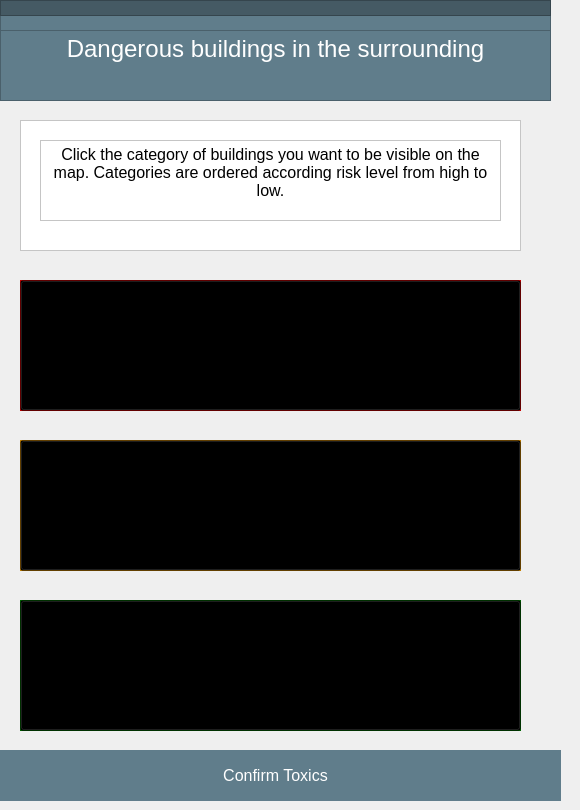
   <widget class="QWidget" name="tabToxics">
    <property name="styleSheet">
     <string notr="true"/>
    </property>
    <attribute name="title">
     <string>Toxics</string>
    </attribute>
    <widget class="QPushButton" name="buttonConfirmToxics">
     <property name="geometry">
      <rect>
       <x>-10</x>
       <y>750</y>
       <width>571</width>
       <height>51</height>
      </rect>
     </property>
     <property name="font">
      <font>
       <pointsize>12</pointsize>
      </font>
     </property>
     <property name="styleSheet">
      <string notr="true">border:0pt; background-color:#607D8B; color:white;</string>
     </property>
     <property name="text">
      <string>Confirm Toxics</string>
     </property>
    </widget>
    <widget class="QFrame" name="frame_7">
     <property name="geometry">
      <rect>
       <x>0</x>
       <y>0</y>
       <width>551</width>
       <height>101</height>
      </rect>
     </property>
     <property name="styleSheet">
      <string notr="true">background-color:#607D8B</string>
     </property>
     <property name="frameShape">
      <enum>QFrame::StyledPanel</enum>
     </property>
     <property name="frameShadow">
      <enum>QFrame::Raised</enum>
     </property>
     <widget class="QFrame" name="frame_8">
      <property name="geometry">
       <rect>
        <x>0</x>
        <y>0</y>
        <width>551</width>
        <height>16</height>
       </rect>
      </property>
      <property name="styleSheet">
       <string notr="true">background-color: #455A64</string>
      </property>
      <property name="frameShape">
       <enum>QFrame::StyledPanel</enum>
      </property>
      <property name="frameShadow">
       <enum>QFrame::Raised</enum>
      </property>
     </widget>
     <widget class="QTextEdit" name="textEdit_3">
      <property name="geometry">
       <rect>
        <x>0</x>
        <y>30</y>
        <width>551</width>
        <height>71</height>
       </rect>
      </property>
      <property name="styleSheet">
       <string notr="true">; background-color:#607D8B; color:white</string>
      </property>
      <property name="html">
       <string>&lt;!DOCTYPE HTML PUBLIC &quot;-//W3C//DTD HTML 4.0//EN&quot; &quot;http://www.w3.org/TR/REC-html40/strict.dtd&quot;&gt;
&lt;html&gt;&lt;head&gt;&lt;meta name=&quot;qrichtext&quot; content=&quot;1&quot; /&gt;&lt;style type=&quot;text/css&quot;&gt;
p, li { white-space: pre-wrap; }
&lt;/style&gt;&lt;/head&gt;&lt;body style=&quot; font-family:'MS Shell Dlg 2'; font-size:7.5pt; font-weight:400; font-style:normal;&quot;&gt;
&lt;p align=&quot;center&quot; style=&quot; margin-top:0px; margin-bottom:0px; margin-left:0px; margin-right:0px; -qt-block-indent:0; text-indent:0px;&quot;&gt;&lt;span style=&quot; font-size:18pt;&quot;&gt;Dangerous buildings in the surrounding&lt;/span&gt;&lt;/p&gt;&lt;/body&gt;&lt;/html&gt;</string>
      </property>
     </widget>
    </widget>
    <widget class="QPushButton" name="buttonSelectVeryToxic">
     <property name="geometry">
      <rect>
       <x>20</x>
       <y>280</y>
       <width>501</width>
       <height>131</height>
      </rect>
     </property>
     <property name="styleSheet">
      <string notr="true">background:transparent</string>
     </property>
     <property name="text">
      <string/>
     </property>
    </widget>
    <widget class="QPushButton" name="buttonSelectMediumToxic">
     <property name="geometry">
      <rect>
       <x>20</x>
       <y>440</y>
       <width>501</width>
       <height>131</height>
      </rect>
     </property>
     <property name="styleSheet">
      <string notr="true">background:transparent</string>
     </property>
     <property name="text">
      <string/>
     </property>
    </widget>
    <widget class="QPushButton" name="buttonSelectNotToxic">
     <property name="geometry">
      <rect>
       <x>20</x>
       <y>600</y>
       <width>501</width>
       <height>131</height>
      </rect>
     </property>
     <property name="styleSheet">
      <string notr="true">background:transparent</string>
     </property>
     <property name="text">
      <string/>
     </property>
    </widget>
    <widget class="QTableWidget" name="tableVeryToxic">
     <property name="geometry">
      <rect>
       <x>20</x>
       <y>280</y>
       <width>501</width>
       <height>131</height>
      </rect>
     </property>
     <property name="styleSheet">
      <string notr="true">background-color:red</string>
     </property>
    </widget>
    <widget class="QTableWidget" name="tableMediumToxic">
     <property name="geometry">
      <rect>
       <x>20</x>
       <y>440</y>
       <width>501</width>
       <height>131</height>
      </rect>
     </property>
     <property name="styleSheet">
      <string notr="true">background-color:orange</string>
     </property>
    </widget>
    <widget class="QTableWidget" name="tableNotToxic">
     <property name="geometry">
      <rect>
       <x>20</x>
       <y>600</y>
       <width>501</width>
       <height>131</height>
      </rect>
     </property>
     <property name="styleSheet">
      <string notr="true">background-color:green</string>
     </property>
    </widget>
    <widget class="QFrame" name="frame_20">
     <property name="geometry">
      <rect>
       <x>20</x>
       <y>120</y>
       <width>501</width>
       <height>131</height>
      </rect>
     </property>
     <property name="styleSheet">
      <string notr="true">background-color:white;</string>
     </property>
     <property name="frameShape">
      <enum>QFrame::StyledPanel</enum>
     </property>
     <property name="frameShadow">
      <enum>QFrame::Raised</enum>
     </property>
     <widget class="QListWidget" name="reportList1_2">
      <property name="geometry">
       <rect>
        <x>50</x>
        <y>150</y>
        <width>371</width>
        <height>181</height>
       </rect>
      </property>
      <property name="font">
       <font>
        <pointsize>14</pointsize>
       </font>
      </property>
     </widget>
     <widget class="QTextEdit" name="textEdit_14">
      <property name="geometry">
       <rect>
        <x>20</x>
        <y>20</y>
        <width>461</width>
        <height>81</height>
       </rect>
      </property>
      <property name="font">
       <font>
        <pointsize>14</pointsize>
       </font>
      </property>
      <property name="styleSheet">
       <string notr="true"/>
      </property>
      <property name="html">
       <string>&lt;!DOCTYPE HTML PUBLIC &quot;-//W3C//DTD HTML 4.0//EN&quot; &quot;http://www.w3.org/TR/REC-html40/strict.dtd&quot;&gt;
&lt;html&gt;&lt;head&gt;&lt;meta name=&quot;qrichtext&quot; content=&quot;1&quot; /&gt;&lt;style type=&quot;text/css&quot;&gt;
p, li { white-space: pre-wrap; }
&lt;/style&gt;&lt;/head&gt;&lt;body style=&quot; font-family:'MS Shell Dlg 2'; font-size:14pt; font-weight:400; font-style:normal;&quot;&gt;
&lt;p align=&quot;center&quot; style=&quot; margin-top:0px; margin-bottom:0px; margin-left:0px; margin-right:0px; -qt-block-indent:0; text-indent:0px;&quot;&gt;&lt;span style=&quot; font-size:12pt;&quot;&gt;Click the category of buildings you want to be visible on the map. Categories are ordered according risk level from high to low.&lt;/span&gt;&lt;/p&gt;&lt;/body&gt;&lt;/html&gt;</string>
      </property>
     </widget>
    </widget>
    <zorder>tableNotToxic</zorder>
    <zorder>tableMediumToxic</zorder>
    <zorder>tableVeryToxic</zorder>
    <zorder>buttonConfirmToxics</zorder>
    <zorder>frame_7</zorder>
    <zorder>buttonSelectVeryToxic</zorder>
    <zorder>buttonSelectMediumToxic</zorder>
    <zorder>buttonSelectNotToxic</zorder>
    <zorder>frame_20</zorder>
   </widget>
